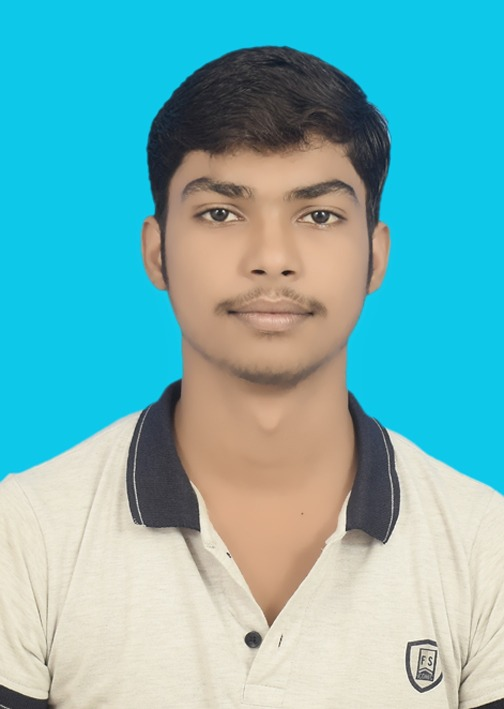
#> input picture Data/Photo.jpeg, 504 x 709 px, found by its file name
$ python prog1.py
#> lines starting #> are read from the running program, lines starting #| are printed output that depends on the picture
# Reading and displaying an image from file
import cv2

img1 = cv2.imread('data/Photo.jpeg', 0) # 0 :Grayscale
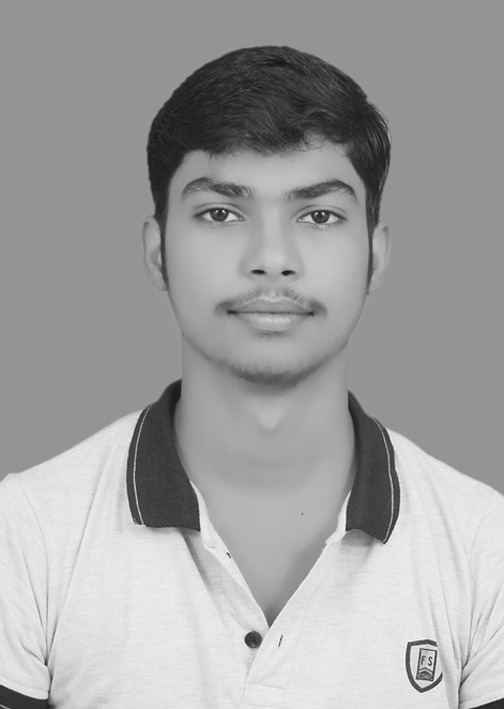
#> img1: shape (709, 504); min 21, max 255, mean 161.7
img2 = cv2.imread('data/Photo.jpeg', 1) # 0 : Color
#> img2 is the input picture: shape (709, 504, 3); mean B, G, R 184.1, 180.9, 115.3
img3 = cv2.imread('data/Photo.jpeg', -1) # 0 : Original


cv2.imshow('Display window 1', img1)
cv2.imshow('Display window 2', img2)
cv2.imshow('Display window 3', img3)

k = cv2.waitKey(0) & 0xFF
#> (key Esc is pressed here)
if k == 27 :
    cv2.destroyAllWindows
elif k == ord('s'):
    cv2.imwrite('Grascale.png',img1)
    cv2.destroyAllWindows

$ run again, with Data/Cat.jpeg copied over Data/Photo.jpeg
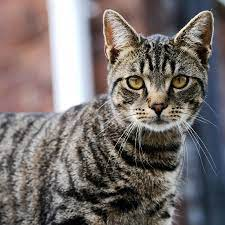
#> input picture Data/Cat.jpeg, 225 x 225 px, found by its file name
#> `img1 = cv2.imread('data/Photo.jpeg', 0)`:
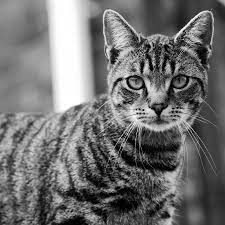
#> img1: shape (225, 225); min 0, max 255, mean 112.7
#> img2 is the input picture: shape (225, 225, 3); mean B, G, R 108.7, 110.7, 118.2

$ run again, with Data/colorPicker.jpeg copied over Data/Photo.jpeg
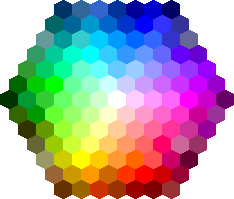
#> input picture Data/colorPicker.jpeg, 234 x 199 px, found by its file name
#> `img1 = cv2.imread('data/Photo.jpeg', 0)`:
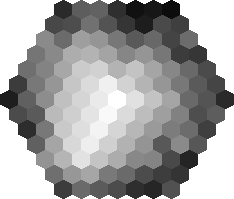
#> img1: shape (199, 234); min 12, max 255, mean 162.7
#> img2 is the input picture: shape (199, 234, 3); mean B, G, R 168.5, 159.9, 165.8
